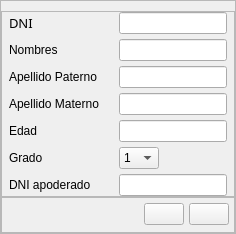
                            <widget class="QWidget" name="page_save_alu">
                             <layout class="QVBoxLayout" name="verticalLayout_9">
                              <property name="spacing">
                               <number>0</number>
                              </property>
                              <property name="leftMargin">
                               <number>0</number>
                              </property>
                              <property name="topMargin">
                               <number>0</number>
                              </property>
                              <property name="rightMargin">
                               <number>0</number>
                              </property>
                              <property name="bottomMargin">
                               <number>0</number>
                              </property>
                              <item>
                               <widget class="QFrame" name="frame_save_alu_box">
                                <property name="frameShape">
                                 <enum>QFrame::StyledPanel</enum>
                                </property>
                                <property name="frameShadow">
                                 <enum>QFrame::Raised</enum>
                                </property>
                                <layout class="QVBoxLayout" name="verticalLayout_17">
                                 <property name="spacing">
                                  <number>0</number>
                                 </property>
                                 <property name="leftMargin">
                                  <number>0</number>
                                 </property>
                                 <property name="topMargin">
                                  <number>10</number>
                                 </property>
                                 <property name="rightMargin">
                                  <number>0</number>
                                 </property>
                                 <property name="bottomMargin">
                                  <number>0</number>
                                 </property>
                                 <item>
                                  <widget class="QFrame" name="frame_save_alu_action">
                                   <property name="sizePolicy">
                                    <sizepolicy hsizetype="Preferred" vsizetype="Preferred">
                                     <horstretch>0</horstretch>
                                     <verstretch>0</verstretch>
                                    </sizepolicy>
                                   </property>
                                   <property name="styleSheet">
                                    <string notr="true"/>
                                   </property>
                                   <property name="frameShape">
                                    <enum>QFrame::StyledPanel</enum>
                                   </property>
                                   <property name="frameShadow">
                                    <enum>QFrame::Raised</enum>
                                   </property>
                                   <layout class="QGridLayout" name="gridLayout_5">
                                    <property name="leftMargin">
                                     <number>7</number>
                                    </property>
                                    <property name="topMargin">
                                     <number>0</number>
                                    </property>
                                    <property name="rightMargin">
                                     <number>7</number>
                                    </property>
                                    <property name="bottomMargin">
                                     <number>0</number>
                                    </property>
                                    <property name="horizontalSpacing">
                                     <number>20</number>
                                    </property>
                                    <property name="verticalSpacing">
                                     <number>5</number>
                                    </property>
                                    <item row="1" column="0">
                                     <widget class="QLabel" name="label_45">
                                      <property name="text">
                                       <string>Nombres</string>
                                      </property>
                                     </widget>
                                    </item>
                                    <item row="2" column="0">
                                     <widget class="QLabel" name="label_53">
                                      <property name="text">
                                       <string>Apellido Paterno</string>
                                      </property>
                                     </widget>
                                    </item>
                                    <item row="1" column="1">
                                     <widget class="QLineEdit" name="le_nombre_alu_save">
                                      <property name="text">
                                       <string/>
                                      </property>
                                     </widget>
                                    </item>
                                    <item row="5" column="0">
                                     <widget class="QLabel" name="label_42">
                                      <property name="text">
                                       <string>Grado</string>
                                      </property>
                                     </widget>
                                    </item>
                                    <item row="0" column="0">
                                     <widget class="QLabel" name="label_dni_alu">
                                      <property name="font">
                                       <font>
                                        <family>Montserrat</family>
                                        <pointsize>10</pointsize>
                                        <italic>false</italic>
                                        <bold>false</bold>
                                       </font>
                                      </property>
                                      <property name="text">
                                       <string>DNI</string>
                                      </property>
                                     </widget>
                                    </item>
                                    <item row="5" column="1">
                                     <widget class="QComboBox" name="cb_num_grad2_save">
                                      <property name="maximumSize">
                                       <size>
                                        <width>40</width>
                                        <height>16777215</height>
                                       </size>
                                      </property>
                                      <item>
                                       <property name="text">
                                        <string>1</string>
                                       </property>
                                      </item>
                                      <item>
                                       <property name="text">
                                        <string>2</string>
                                       </property>
                                      </item>
                                      <item>
                                       <property name="text">
                                        <string>3</string>
                                       </property>
                                      </item>
                                      <item>
                                       <property name="text">
                                        <string>4</string>
                                       </property>
                                      </item>
                                      <item>
                                       <property name="text">
                                        <string>5</string>
                                       </property>
                                      </item>
                                      <item>
                                       <property name="text">
                                        <string>6</string>
                                       </property>
                                      </item>
                                     </widget>
                                    </item>
                                    <item row="6" column="0">
                                     <widget class="QLabel" name="label_8">
                                      <property name="text">
                                       <string>DNI apoderado</string>
                                      </property>
                                     </widget>
                                    </item>
                                    <item row="3" column="0">
                                     <widget class="QLabel" name="label_40">
                                      <property name="text">
                                       <string>Apellido Materno</string>
                                      </property>
                                     </widget>
                                    </item>
                                    <item row="2" column="1">
                                     <widget class="QLineEdit" name="le_apellidoP_alu_save">
                                      <property name="styleSheet">
                                       <string notr="true"/>
                                      </property>
                                      <property name="text">
                                       <string/>
                                      </property>
                                     </widget>
                                    </item>
                                    <item row="3" column="1">
                                     <widget class="QLineEdit" name="le_apellidoM_alu_save">
                                      <property name="styleSheet">
                                       <string notr="true"/>
                                      </property>
                                      <property name="text">
                                       <string/>
                                      </property>
                                     </widget>
                                    </item>
                                    <item row="0" column="1">
                                     <widget class="QLineEdit" name="le_dni_alu_save">
                                      <property name="text">
                                       <string/>
                                      </property>
                                      <property name="maxLength">
                                       <number>8</number>
                                      </property>
                                     </widget>
                                    </item>
                                    <item row="4" column="1">
                                     <widget class="QLineEdit" name="le_edad_alu_save"/>
                                    </item>
                                    <item row="6" column="1">
                                     <widget class="QLineEdit" name="le_dni_apo_save">
                                      <property name="styleSheet">
                                       <string notr="true"/>
                                      </property>
                                      <property name="text">
                                       <string/>
                                      </property>
                                      <property name="maxLength">
                                       <number>8</number>
                                      </property>
                                     </widget>
                                    </item>
                                    <item row="4" column="0">
                                     <widget class="QLabel" name="label_7">
                                      <property name="text">
                                       <string>Edad</string>
                                      </property>
                                     </widget>
                                    </item>
                                   </layout>
                                  </widget>
                                 </item>
                                 <item>
                                  <widget class="QFrame" name="frame_save_alu_tools">
                                   <property name="sizePolicy">
                                    <sizepolicy hsizetype="Preferred" vsizetype="Fixed">
                                     <horstretch>0</horstretch>
                                     <verstretch>0</verstretch>
                                    </sizepolicy>
                                   </property>
                                   <property name="styleSheet">
                                    <string notr="true"/>
                                   </property>
                                   <property name="frameShape">
                                    <enum>QFrame::StyledPanel</enum>
                                   </property>
                                   <property name="frameShadow">
                                    <enum>QFrame::Raised</enum>
                                   </property>
                                   <layout class="QHBoxLayout" name="horizontalLayout_11">
                                    <property name="spacing">
                                     <number>5</number>
                                    </property>
                                    <property name="leftMargin">
                                     <number>0</number>
                                    </property>
                                    <property name="topMargin">
                                     <number>5</number>
                                    </property>
                                    <property name="rightMargin">
                                     <number>5</number>
                                    </property>
                                    <property name="bottomMargin">
                                     <number>7</number>
                                    </property>
                                    <item>
                                     <spacer name="horizontalSpacer_5">
                                      <property name="orientation">
                                       <enum>Qt::Horizontal</enum>
                                      </property>
                                      <property name="sizeHint" stdset="0">
                                       <size>
                                        <width>40</width>
                                        <height>20</height>
                                       </size>
                                      </property>
                                     </spacer>
                                    </item>
                                    <item>
                                     <widget class="QPushButton" name="bt_alu_x_save">
                                      <property name="text">
                                       <string/>
                                      </property>
                                      <property name="icon">
                                       <iconset resource="icon.qrc">
                                        <normaloff>:/img/icon_light/x.svg</normaloff>:/img/icon_light/x.svg</iconset>
                                      </property>
                                      <property name="iconSize">
                                       <size>
                                        <width>24</width>
                                        <height>27</height>
                                       </size>
                                      </property>
                                     </widget>
                                    </item>
                                    <item>
                                     <widget class="QPushButton" name="bt_alu_check_save">
                                      <property name="text">
                                       <string/>
                                      </property>
                                      <property name="icon">
                                       <iconset resource="icon.qrc">
                                        <normaloff>:/img/icon_light/check.svg</normaloff>:/img/icon_light/check.svg</iconset>
                                      </property>
                                      <property name="iconSize">
                                       <size>
                                        <width>24</width>
                                        <height>27</height>
                                       </size>
                                      </property>
                                     </widget>
                                    </item>
                                   </layout>
                                  </widget>
                                 </item>
                                </layout>
                               </widget>
                              </item>
                             </layout>
                            </widget>
